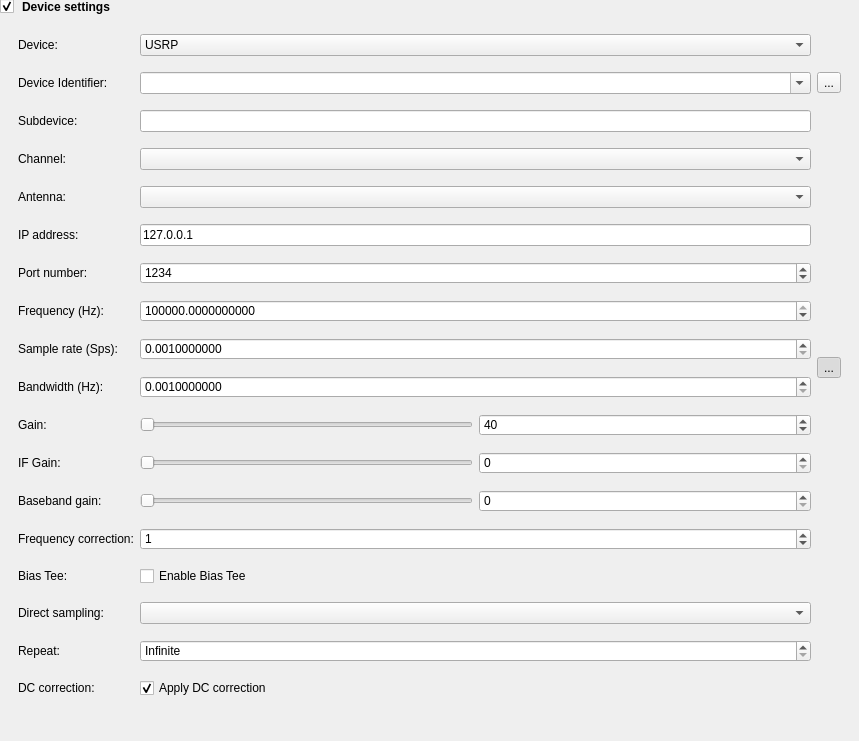
<?xml version="1.0" encoding="UTF-8"?>
<ui version="4.0">
 <class>FormDeviceSettings</class>
 <widget class="QWidget" name="FormDeviceSettings">
  <property name="geometry">
   <rect>
    <x>0</x>
    <y>0</y>
    <width>859</width>
    <height>741</height>
   </rect>
  </property>
  <property name="windowTitle">
   <string>Form</string>
  </property>
  <layout class="QVBoxLayout" name="verticalLayout">
   <property name="leftMargin">
    <number>0</number>
   </property>
   <property name="topMargin">
    <number>0</number>
   </property>
   <property name="rightMargin">
    <number>0</number>
   </property>
   <property name="bottomMargin">
    <number>0</number>
   </property>
   <item>
    <widget class="QGroupBox" name="groupBoxDeviceSettings">
     <property name="font">
      <font>
       <weight>75</weight>
       <bold>true</bold>
      </font>
     </property>
     <property name="styleSheet">
      <string notr="true">QGroupBox
{
border: none;
}

QGroupBox::title {
    subcontrol-origin: margin;
}
QGroupBox::indicator:unchecked {
 image: url(:/icons/icons/collapse.svg)
}
QGroupBox::indicator:checked {
 image: url(:/icons/icons/uncollapse.svg)
}</string>
     </property>
     <property name="title">
      <string>Device settings</string>
     </property>
     <property name="flat">
      <bool>true</bool>
     </property>
     <property name="checkable">
      <bool>true</bool>
     </property>
     <layout class="QGridLayout" name="gridLayout_6">
      <property name="topMargin">
       <number>15</number>
      </property>
      <item row="0" column="0">
       <widget class="QFrame" name="frame_2">
        <property name="font">
         <font>
          <weight>50</weight>
          <bold>false</bold>
         </font>
        </property>
        <property name="frameShape">
         <enum>QFrame::NoFrame</enum>
        </property>
        <property name="frameShadow">
         <enum>QFrame::Raised</enum>
        </property>
        <property name="lineWidth">
         <number>0</number>
        </property>
        <layout class="QGridLayout" name="gridLayout">
         <item row="4" column="0">
          <widget class="QLabel" name="labelAntenna">
           <property name="text">
            <string>Antenna:</string>
           </property>
          </widget>
         </item>
         <item row="12" column="0">
          <widget class="QLabel" name="labelBasebandGain">
           <property name="toolTip">
            <string>&lt;html&gt;&lt;head/&gt;&lt;body&gt;&lt;p&gt;The baseband gain is applied to the baseband signal in your software defined radio. The baseband signal is at low frequency and gathered from the RF signal by &lt;span style=&quot; font-weight:600;&quot;&gt;complex downsampling&lt;/span&gt;.&lt;/p&gt;&lt;/body&gt;&lt;/html&gt;</string>
           </property>
           <property name="text">
            <string>Baseband gain:</string>
           </property>
          </widget>
         </item>
         <item row="2" column="1">
          <widget class="QLineEdit" name="lineEditSubdevice">
           <property name="toolTip">
            <string>&lt;html&gt;&lt;head/&gt;&lt;body&gt;&lt;p&gt;Configure the subdevice of your USRP. For example, &lt;span style=&quot; font-weight:600;&quot;&gt;B:0 &lt;/span&gt;to select a WBX on slot B. You can learn more at &lt;a href=&quot;http://files.ettus.com/manual/page_configuration.html#config_subdev&quot;&gt;&lt;span style=&quot; text-decoration: underline; color:#2980b9;&quot;&gt;http://files.ettus.com/manual/page_configuration.html#config_subdev.&lt;/span&gt;&lt;/a&gt;&lt;/p&gt;&lt;/body&gt;&lt;/html&gt;</string>
           </property>
          </widget>
         </item>
         <item row="9" column="1">
          <widget class="KillerDoubleSpinBox" name="spinBoxBandwidth">
           <property name="decimals">
            <number>10</number>
           </property>
           <property name="minimum">
            <double>0.001000000000000</double>
           </property>
           <property name="maximum">
            <double>1000000000000.000000000000000</double>
           </property>
          </widget>
         </item>
         <item row="2" column="0">
          <widget class="QLabel" name="labelSubdevice">
           <property name="toolTip">
            <string>&lt;html&gt;&lt;head/&gt;&lt;body&gt;&lt;p&gt;Configure the subdevice of your USRP. For example, &lt;span style=&quot; font-weight:600;&quot;&gt;B:0 &lt;/span&gt;to select a WBX on slot B. You can learn more at &lt;a href=&quot;http://files.ettus.com/manual/page_configuration.html#config_subdev&quot;&gt;&lt;span style=&quot; text-decoration: underline; color:#2980b9;&quot;&gt;http://files.ettus.com/manual/page_configuration.html#config_subdev.&lt;/span&gt;&lt;/a&gt;&lt;/p&gt;&lt;/body&gt;&lt;/html&gt;</string>
           </property>
           <property name="text">
            <string>&lt;html&gt;&lt;head/&gt;&lt;body&gt;&lt;p&gt;Subdevice:&lt;/p&gt;&lt;/body&gt;&lt;/html&gt;</string>
           </property>
          </widget>
         </item>
         <item row="7" column="1">
          <widget class="KillerDoubleSpinBox" name="spinBoxFreq">
           <property name="decimals">
            <number>10</number>
           </property>
           <property name="minimum">
            <double>0.001000000000000</double>
           </property>
           <property name="maximum">
            <double>1000000000000.000000000000000</double>
           </property>
           <property name="value">
            <double>433920000.000000000000000</double>
           </property>
          </widget>
         </item>
         <item row="5" column="1">
          <widget class="QLineEdit" name="lineEditIP">
           <property name="text">
            <string>127.0.0.1</string>
           </property>
          </widget>
         </item>
         <item row="1" column="2">
          <widget class="QToolButton" name="btnRefreshDeviceIdentifier">
           <property name="toolTip">
            <string>&lt;html&gt;&lt;head/&gt;&lt;body&gt;&lt;p&gt;Automatically detect connected SDRs of the above configured type. There is &lt;span style=&quot; font-weight:600;&quot;&gt;no need&lt;/span&gt; to press this button if you have only one SDR of a certain type attached. &lt;/p&gt;&lt;/body&gt;&lt;/html&gt;</string>
           </property>
           <property name="text">
            <string>...</string>
           </property>
           <property name="icon">
            <iconset theme="view-refresh">
             <normaloff>.</normaloff>.</iconset>
           </property>
          </widget>
         </item>
         <item row="15" column="0">
          <widget class="QLabel" name="labelDirectSampling">
           <property name="toolTip">
            <string>&lt;html&gt;&lt;head/&gt;&lt;body&gt;&lt;p&gt;Set the direct sampling mode. If you do not know what to choose here, just set it to disabled. The&lt;span style=&quot; font-weight:600;&quot;&gt; native backend&lt;/span&gt; is recommended, when using this setting.&lt;/p&gt;&lt;/body&gt;&lt;/html&gt;</string>
           </property>
           <property name="text">
            <string>Direct sampling:</string>
           </property>
          </widget>
         </item>
         <item row="9" column="0">
          <widget class="QLabel" name="labelBandwidth">
           <property name="text">
            <string>Bandwidth (Hz):</string>
           </property>
          </widget>
         </item>
         <item row="10" column="1">
          <layout class="QGridLayout" name="gridLayout_5">
           <property name="sizeConstraint">
            <enum>QLayout::SetDefaultConstraint</enum>
           </property>
           <item row="0" column="0">
            <widget class="QSlider" name="sliderGain">
             <property name="toolTip">
              <string>&lt;html&gt;&lt;head/&gt;&lt;body&gt;&lt;p&gt;The gain (more exactly RF gain) is the gain applied to the RF signal. This amplifies the high frequent signal arriving at the antenna of your Software Defined Radio.&lt;/p&gt;&lt;/body&gt;&lt;/html&gt;</string>
             </property>
             <property name="maximum">
              <number>100</number>
             </property>
             <property name="singleStep">
              <number>1</number>
             </property>
             <property name="orientation">
              <enum>Qt::Horizontal</enum>
             </property>
            </widget>
           </item>
           <item row="0" column="1">
            <widget class="QSpinBox" name="spinBoxGain">
             <property name="sizePolicy">
              <sizepolicy hsizetype="MinimumExpanding" vsizetype="Fixed">
               <horstretch>0</horstretch>
               <verstretch>0</verstretch>
              </sizepolicy>
             </property>
             <property name="toolTip">
              <string>&lt;html&gt;&lt;head/&gt;&lt;body&gt;&lt;p&gt;The gain (more exactly RF gain) is the gain applied to the RF signal. This amplifies the high frequent signal arriving at the antenna of your Software Defined Radio.&lt;/p&gt;&lt;/body&gt;&lt;/html&gt;</string>
             </property>
             <property name="minimum">
              <number>0</number>
             </property>
             <property name="maximum">
              <number>99</number>
             </property>
             <property name="value">
              <number>40</number>
             </property>
            </widget>
           </item>
          </layout>
         </item>
         <item row="8" column="0">
          <widget class="QLabel" name="labelSampleRate">
           <property name="text">
            <string>Sample rate (Sps):</string>
           </property>
          </widget>
         </item>
         <item row="11" column="1">
          <layout class="QGridLayout" name="gridLayout_7">
           <item row="0" column="0">
            <widget class="QSlider" name="sliderIFGain">
             <property name="toolTip">
              <string>&lt;html&gt;&lt;head/&gt;&lt;body&gt;&lt;p&gt;The IF Gain is applied to the Intermediate Frequency signal in your Software Defined Radio. An IF signal has a lower frequency than the high frequent RF signal, so signal processing can be applied more efficiently.&lt;/p&gt;&lt;/body&gt;&lt;/html&gt;</string>
             </property>
             <property name="orientation">
              <enum>Qt::Horizontal</enum>
             </property>
            </widget>
           </item>
           <item row="0" column="1">
            <widget class="QSpinBox" name="spinBoxIFGain">
             <property name="sizePolicy">
              <sizepolicy hsizetype="MinimumExpanding" vsizetype="Fixed">
               <horstretch>0</horstretch>
               <verstretch>0</verstretch>
              </sizepolicy>
             </property>
             <property name="toolTip">
              <string>&lt;html&gt;&lt;head/&gt;&lt;body&gt;&lt;p&gt;The IF Gain is applied to the Intermediate Frequency signal in your Software Defined Radio. An IF signal has a lower frequency than the high frequent RF signal, so signal processing can be applied more efficiently.&lt;/p&gt;&lt;/body&gt;&lt;/html&gt;</string>
             </property>
            </widget>
           </item>
          </layout>
         </item>
         <item row="13" column="0">
          <widget class="QLabel" name="labelFreqCorrection">
           <property name="toolTip">
            <string>&lt;html&gt;&lt;head/&gt;&lt;body&gt;&lt;p&gt;Set the frequency correction in &lt;span style=&quot; font-weight:600;&quot;&gt;ppm&lt;/span&gt;. If you do not know what to enter here, just leave it to one.&lt;/p&gt;&lt;/body&gt;&lt;/html&gt;</string>
           </property>
           <property name="text">
            <string>Frequency correction:</string>
           </property>
          </widget>
         </item>
         <item row="1" column="1">
          <widget class="QComboBox" name="comboBoxDeviceIdentifier">
           <property name="toolTip">
            <string>&lt;html&gt;&lt;head/&gt;&lt;body&gt;&lt;p&gt;You can enter a device identifier here if you have multiple SDRs of the same type attached to separate them. There is no need to configure this value otherwise. URH will &lt;span style=&quot; font-weight:600;&quot;&gt;automatically&lt;/span&gt; select an attached SDR of the configured type if you leave this value empty.&lt;/p&gt;&lt;/body&gt;&lt;/html&gt;</string>
           </property>
           <property name="editable">
            <bool>true</bool>
           </property>
           <property name="insertPolicy">
            <enum>QComboBox::NoInsert</enum>
           </property>
          </widget>
         </item>
         <item row="0" column="1">
          <widget class="QComboBox" name="cbDevice">
           <property name="sizePolicy">
            <sizepolicy hsizetype="Expanding" vsizetype="Fixed">
             <horstretch>0</horstretch>
             <verstretch>0</verstretch>
            </sizepolicy>
           </property>
           <item>
            <property name="text">
             <string>USRP</string>
            </property>
           </item>
           <item>
            <property name="text">
             <string>HackRF</string>
            </property>
           </item>
          </widget>
         </item>
         <item row="16" column="1">
          <widget class="QSpinBox" name="spinBoxNRepeat">
           <property name="specialValueText">
            <string>Infinite</string>
           </property>
           <property name="maximum">
            <number>999999999</number>
           </property>
          </widget>
         </item>
         <item row="12" column="1">
          <layout class="QGridLayout" name="gridLayout_8">
           <item row="0" column="0">
            <widget class="QSlider" name="sliderBasebandGain">
             <property name="toolTip">
              <string>&lt;html&gt;&lt;head/&gt;&lt;body&gt;&lt;p&gt;The baseband gain is applied to the baseband signal in your software defined radio. The baseband signal is at low frequency and gathered from the RF signal by &lt;span style=&quot; font-weight:600;&quot;&gt;complex downsampling&lt;/span&gt;.&lt;/p&gt;&lt;/body&gt;&lt;/html&gt;</string>
             </property>
             <property name="sliderPosition">
              <number>0</number>
             </property>
             <property name="orientation">
              <enum>Qt::Horizontal</enum>
             </property>
             <property name="invertedAppearance">
              <bool>false</bool>
             </property>
             <property name="invertedControls">
              <bool>false</bool>
             </property>
             <property name="tickPosition">
              <enum>QSlider::NoTicks</enum>
             </property>
             <property name="tickInterval">
              <number>0</number>
             </property>
            </widget>
           </item>
           <item row="0" column="1">
            <widget class="QSpinBox" name="spinBoxBasebandGain">
             <property name="sizePolicy">
              <sizepolicy hsizetype="MinimumExpanding" vsizetype="Fixed">
               <horstretch>0</horstretch>
               <verstretch>0</verstretch>
              </sizepolicy>
             </property>
             <property name="toolTip">
              <string>&lt;html&gt;&lt;head/&gt;&lt;body&gt;&lt;p&gt;The baseband gain is applied to the baseband signal in your software defined radio. The baseband signal is at low frequency and gathered from the RF signal by &lt;span style=&quot; font-weight:600;&quot;&gt;complex downsampling&lt;/span&gt;.&lt;/p&gt;&lt;/body&gt;&lt;/html&gt;</string>
             </property>
            </widget>
           </item>
          </layout>
         </item>
         <item row="6" column="0">
          <widget class="QLabel" name="labelPort">
           <property name="text">
            <string>Port number:</string>
           </property>
          </widget>
         </item>
         <item row="8" column="1">
          <widget class="KillerDoubleSpinBox" name="spinBoxSampleRate">
           <property name="decimals">
            <number>10</number>
           </property>
           <property name="minimum">
            <double>0.001000000000000</double>
           </property>
           <property name="maximum">
            <double>1000000000000.000000000000000</double>
           </property>
          </widget>
         </item>
         <item row="10" column="0">
          <widget class="QLabel" name="labelGain">
           <property name="toolTip">
            <string>&lt;html&gt;&lt;head/&gt;&lt;body&gt;&lt;p&gt;The gain (more exactly RF gain) is the gain applied to the RF signal. This amplifies the high frequent signal arriving at the antenna of your Software Defined Radio.&lt;/p&gt;&lt;/body&gt;&lt;/html&gt;</string>
           </property>
           <property name="text">
            <string>Gain:</string>
           </property>
          </widget>
         </item>
         <item row="17" column="1">
          <widget class="QCheckBox" name="checkBoxDCCorrection">
           <property name="toolTip">
            <string>Apply DC correction during recording, that is, ensure the captured signal has a mean value of zero.</string>
           </property>
           <property name="text">
            <string>Apply DC correction</string>
           </property>
           <property name="checked">
            <bool>true</bool>
           </property>
          </widget>
         </item>
         <item row="1" column="0">
          <widget class="QLabel" name="labelDeviceIdentifier">
           <property name="toolTip">
            <string>&lt;html&gt;&lt;head/&gt;&lt;body&gt;&lt;p&gt;You can enter a device identifier here if you have multiple SDRs of the same type attached to separate them. There is no need to configure this value otherwise. URH will &lt;span style=&quot; font-weight:600;&quot;&gt;automatically&lt;/span&gt; select an attached SDR of the configured type if you leave this value empty.&lt;/p&gt;&lt;/body&gt;&lt;/html&gt;</string>
           </property>
           <property name="text">
            <string>Device Identifier:</string>
           </property>
          </widget>
         </item>
         <item row="4" column="1">
          <widget class="QComboBox" name="comboBoxAntenna"/>
         </item>
         <item row="7" column="0">
          <widget class="QLabel" name="labelFreq">
           <property name="text">
            <string>Frequency (Hz):</string>
           </property>
          </widget>
         </item>
         <item row="6" column="1">
          <widget class="QSpinBox" name="spinBoxPort">
           <property name="minimum">
            <number>1</number>
           </property>
           <property name="maximum">
            <number>65535</number>
           </property>
           <property name="value">
            <number>1234</number>
           </property>
          </widget>
         </item>
         <item row="5" column="0">
          <widget class="QLabel" name="labelIP">
           <property name="text">
            <string>IP address:</string>
           </property>
          </widget>
         </item>
         <item row="13" column="1">
          <widget class="QSpinBox" name="spinBoxFreqCorrection">
           <property name="toolTip">
            <string>&lt;html&gt;&lt;head/&gt;&lt;body&gt;&lt;p&gt;Set the frequency correction in &lt;span style=&quot; font-weight:600;&quot;&gt;ppm&lt;/span&gt;. If you do not know what to enter here, just leave it to one.&lt;/p&gt;&lt;/body&gt;&lt;/html&gt;</string>
           </property>
           <property name="minimum">
            <number>-1000</number>
           </property>
           <property name="maximum">
            <number>1000</number>
           </property>
           <property name="value">
            <number>1</number>
           </property>
          </widget>
         </item>
         <item row="16" column="0">
          <widget class="QLabel" name="labelNRepeat">
           <property name="text">
            <string>Repeat:</string>
           </property>
          </widget>
         </item>
         <item row="15" column="1">
          <widget class="QComboBox" name="comboBoxDirectSampling">
           <property name="toolTip">
            <string>&lt;html&gt;&lt;head/&gt;&lt;body&gt;&lt;p&gt;Set the direct sampling mode. If you do not know what to choose here, just set it to disabled. The&lt;span style=&quot; font-weight:600;&quot;&gt; native backend&lt;/span&gt; is recommended, when using this setting.&lt;/p&gt;&lt;/body&gt;&lt;/html&gt;</string>
           </property>
          </widget>
         </item>
         <item row="17" column="0">
          <widget class="QLabel" name="labelDCCorrection">
           <property name="toolTip">
            <string>Apply DC correction during recording, that is, ensure the captured signal has a mean value of zero.</string>
           </property>
           <property name="text">
            <string>DC correction:</string>
           </property>
          </widget>
         </item>
         <item row="3" column="1">
          <widget class="QComboBox" name="comboBoxChannel"/>
         </item>
         <item row="11" column="0">
          <widget class="QLabel" name="labelIFGain">
           <property name="toolTip">
            <string>&lt;html&gt;&lt;head/&gt;&lt;body&gt;&lt;p&gt;The IF Gain is applied to the Intermediate Frequency signal in your Software Defined Radio. An IF signal has a lower frequency than the high frequent RF signal, so signal processing can be applied more efficiently.&lt;/p&gt;&lt;/body&gt;&lt;/html&gt;</string>
           </property>
           <property name="text">
            <string>IF Gain:</string>
           </property>
          </widget>
         </item>
         <item row="3" column="0">
          <widget class="QLabel" name="labelChannel">
           <property name="text">
            <string>Channel:</string>
           </property>
          </widget>
         </item>
         <item row="8" column="2" rowspan="2">
          <widget class="QToolButton" name="btnLockBWSR">
           <property name="sizePolicy">
            <sizepolicy hsizetype="Fixed" vsizetype="Fixed">
             <horstretch>0</horstretch>
             <verstretch>0</verstretch>
            </sizepolicy>
           </property>
           <property name="text">
            <string>...</string>
           </property>
           <property name="icon">
            <iconset resource="urh.qrc">
             <normaloff>:/icons/icons/lock.svg</normaloff>:/icons/icons/lock.svg</iconset>
           </property>
           <property name="iconSize">
            <size>
             <width>16</width>
             <height>16</height>
            </size>
           </property>
           <property name="checkable">
            <bool>true</bool>
           </property>
           <property name="checked">
            <bool>true</bool>
           </property>
          </widget>
         </item>
         <item row="0" column="0">
          <widget class="QLabel" name="label_3">
           <property name="text">
            <string>Device:</string>
           </property>
          </widget>
         </item>
         <item row="14" column="0">
          <widget class="QLabel" name="labelBiasTee">
           <property name="toolTip">
            <string>&lt;html&gt;&lt;head/&gt;&lt;body&gt;&lt;p&gt;Enable the bias tee of your SDR, if you have an external LNA connected. Leave this disabled if you have no external LNA attached.&lt;/p&gt;&lt;/body&gt;&lt;/html&gt;</string>
           </property>
           <property name="text">
            <string>Bias Tee:</string>
           </property>
          </widget>
         </item>
         <item row="14" column="1">
          <widget class="QCheckBox" name="checkBoxBiasTee">
           <property name="toolTip">
            <string>&lt;html&gt;&lt;head/&gt;&lt;body&gt;&lt;p&gt;Enable the bias tee of your SDR, if you have an external LNA connected. Leave this disabled if you have no external LNA attached.&lt;/p&gt;&lt;/body&gt;&lt;/html&gt;</string>
           </property>
           <property name="text">
            <string>Enable Bias Tee</string>
           </property>
          </widget>
         </item>
        </layout>
       </widget>
      </item>
     </layout>
    </widget>
   </item>
  </layout>
 </widget>
 <customwidgets>
  <customwidget>
   <class>KillerDoubleSpinBox</class>
   <extends>QDoubleSpinBox</extends>
   <header>urh.ui.KillerDoubleSpinBox.h</header>
  </customwidget>
 </customwidgets>
 <tabstops>
  <tabstop>groupBoxDeviceSettings</tabstop>
  <tabstop>cbDevice</tabstop>
  <tabstop>comboBoxDeviceIdentifier</tabstop>
  <tabstop>btnRefreshDeviceIdentifier</tabstop>
  <tabstop>lineEditSubdevice</tabstop>
  <tabstop>comboBoxChannel</tabstop>
  <tabstop>comboBoxAntenna</tabstop>
  <tabstop>lineEditIP</tabstop>
  <tabstop>spinBoxPort</tabstop>
  <tabstop>spinBoxFreq</tabstop>
  <tabstop>spinBoxSampleRate</tabstop>
  <tabstop>btnLockBWSR</tabstop>
  <tabstop>spinBoxBandwidth</tabstop>
  <tabstop>sliderGain</tabstop>
  <tabstop>spinBoxGain</tabstop>
  <tabstop>sliderIFGain</tabstop>
  <tabstop>spinBoxIFGain</tabstop>
  <tabstop>sliderBasebandGain</tabstop>
  <tabstop>spinBoxBasebandGain</tabstop>
  <tabstop>spinBoxFreqCorrection</tabstop>
  <tabstop>comboBoxDirectSampling</tabstop>
  <tabstop>spinBoxNRepeat</tabstop>
  <tabstop>checkBoxDCCorrection</tabstop>
 </tabstops>
 <resources>
  <include location="urh.qrc"/>
 </resources>
 <connections>
  <connection>
   <sender>groupBoxDeviceSettings</sender>
   <signal>toggled(bool)</signal>
   <receiver>frame_2</receiver>
   <slot>setVisible(bool)</slot>
   <hints>
    <hint type="sourcelabel">
     <x>115</x>
     <y>17</y>
    </hint>
    <hint type="destinationlabel">
     <x>140</x>
     <y>31</y>
    </hint>
   </hints>
  </connection>
 </connections>
</ui>
